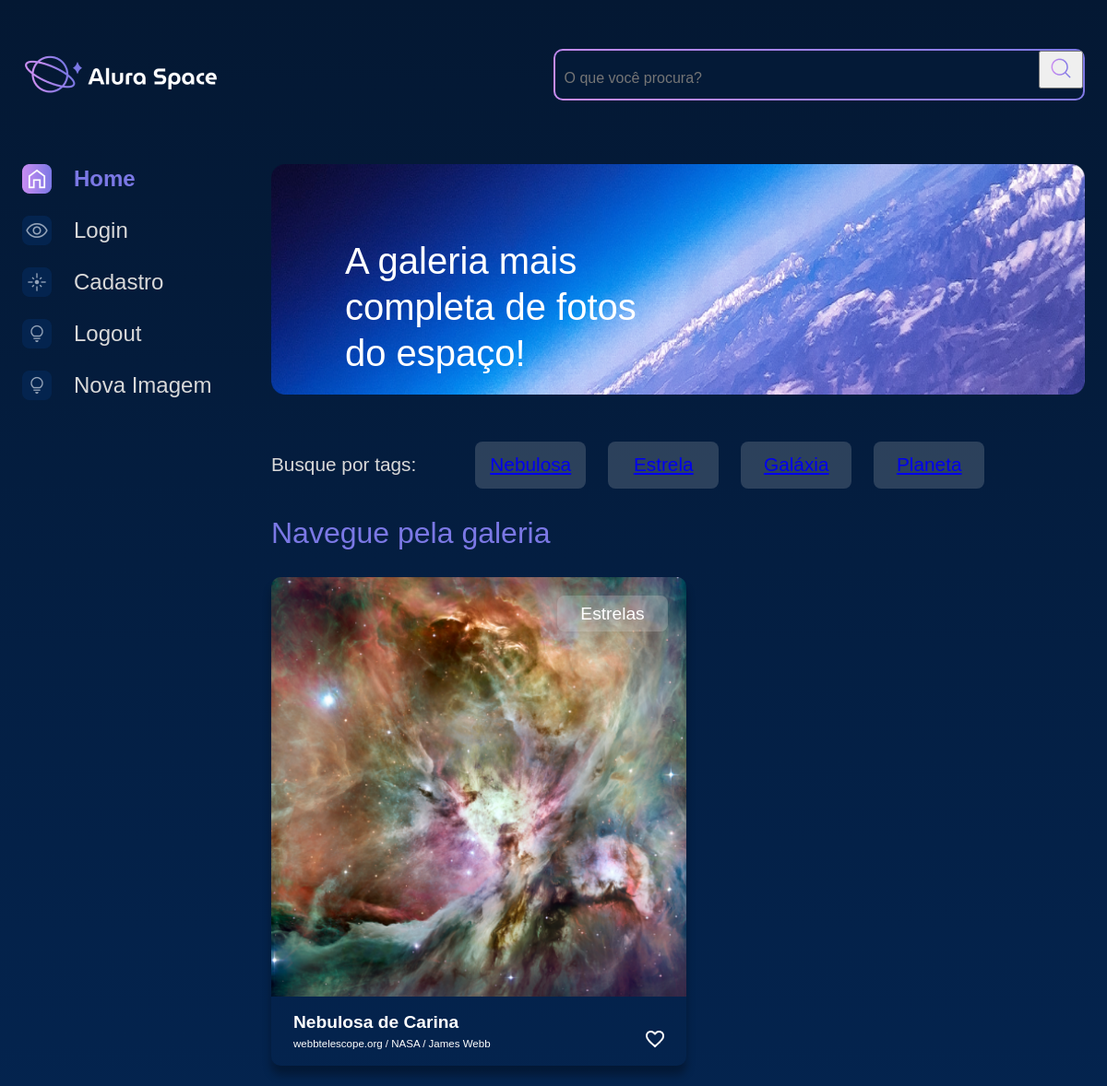
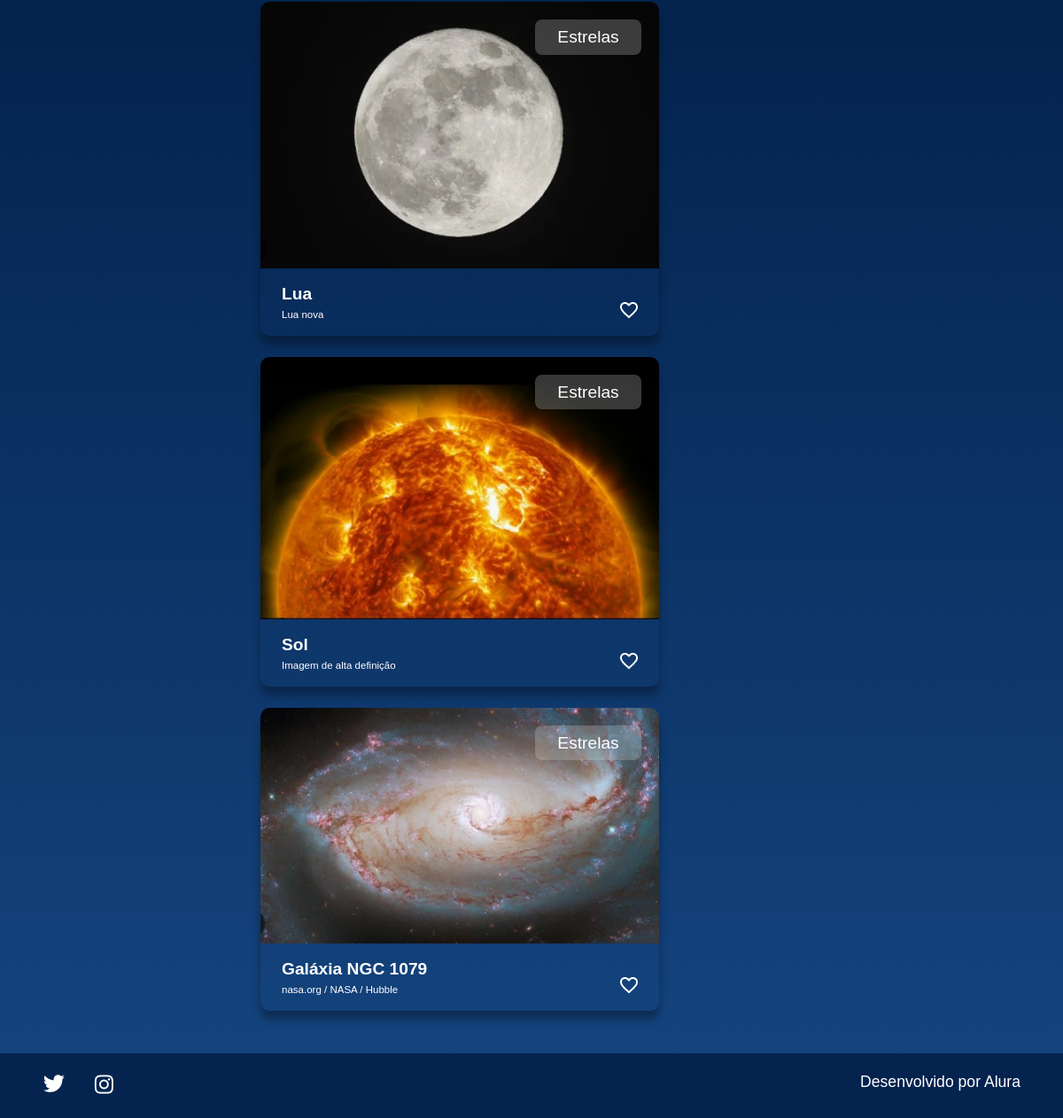
The app's page / (signed in) with its own data (2 pictures, top to bottom).
### galeria/models.py (models this page shows, shortened)
class Fotografia(models.Model):
    OPCOES_CATEGORIA= [
        ('GALÁXIA', 'Galáxia'),
        ('NEBULOSA', 'Nebulosa'),
        ('ESTRELA', 'Estrela'),
        ('PLANETA', 'Planeta'),
    ]
    nome = models.CharField(max_length=100, null=False, blank=False)
    legenda = models.CharField(max_length=150, null=False, blank=False)
    categoria = models.CharField(max_length=100,choices = OPCOES_CATEGORIA,default='')
    descricao = models.TextField(null=False, blank=False)
    foto = models.ImageField(upload_to='fotos/%Y/%m/%d/', blank=True)
    publicada = models.BooleanField(default=True)
    data_fotografia = models.DateTimeField(default=datetime.now,null=False, blank=False)
    usuario = models.ForeignKey(to = User, on_delete=models.SET_NULL, null=True, blank=True, related_name="user")

### galeria/views.py (the view)
# urls.py: path('', index, name = 'index'),
def index(request):
    if not request.user.is_authenticated:
        messages.error(request, "Você precisa estar logado para acessar essa página.")
        return redirect('login')
    fotografias = Fotografia.objects.order_by("data_fotografia").filter(publicada=True)
    return render(request, 'galeria/index.html', {"cards": fotografias})

### galeria/templates/galeria/index.html
{% extends "galeria/base.html" %}
{% load static %}
{%block content %}
            <section class="conteudo">
                <section class="banner">
                    <img class="banner__imagem" src="{% static '/assets/imagens/Banner(2).png'%}" alt="banner Alura Space">
                    <h1 class="banner__titulo"> A galeria mais completa de fotos do espaço!</h1>
                </section>
                <section class="tags">
                    <p class="tags__titulo">Busque por tags:</p>
                    <ul class="tags__lista">
                        <li class="tags__tag"><a href ={% url 'filtro' 'NEBULOSA' %} class="btn" style ="color": #C9C9C9>Nebulosa</a></li>
                        <li class="tags__tag"><a href ={% url 'filtro' 'ESTRELA' %} class="btn" style ="color": #C9C9C9 >Estrela</a></li>
                        <li class="tags__tag"><a href ={% url 'filtro' 'GALÁXIA' %} class="btn" style ="color": #C9C9C9 >Galáxia</a></li>
                        <li class="tags__tag"><a href ={% url 'filtro' 'PLANETA' %} class="btn" style ="color": #C9C9C9 >Planeta</a></li>
                    </ul>
                </section>
                <section class="galeria">
                    <div class="cards">
                        <h2 class="cards__titulo">Navegue pela galeria</h2>
                        <ul class="cards__lista">
                            {% if cards %}
                            {% for fotografia in cards %}
                            <li class="card">
                                <a href="{% url 'imagem' fotografia.id %}">
                                    {% if fotografia.foto == '' or fotografia.foto == null %}
                                        <img class="card__imagem" src="{% static '/assets/imagens/galeria/not_found.png'%}" alt="foto">
                                    {% else%}
                                        <img class="card__imagem" src="{{fotografia.foto.url}}" alt="foto">
                                    {% endif %}
                                </a>
                               <span class="card__tag">Estrelas</span>
                               <div class="card__info">
                                   <p class="card__titulo">{{fotografia.nome}}</p>
                                   <div class="card__texto">
                                       <p class="card__descricao">{{fotografia.legenda}}</p>
                                       <span>
                                            <img src="{% static '/assets/ícones/1x/favorite_outline.png'%}" alt="ícone de coração">
                                        </span>
                                    </div>
                                </div>
                            </li>
                            {% endfor %}
                            {% else %}
                            <div class="imagem-nao-encontrada">
                                <h2>Nenhuma imagem encontrada</h2>
                            </div>
                            {% endif %}
                        </ul>
                    </div>
                </section>
            </section>
        </main>
    </div>
    {% endblock%}

### galeria/templates/galeria/base.html (shortened to what this page needs)
{% load static %}
<!DOCTYPE html>
<html lang="pt-br">
<head>
    <link rel="stylesheet" href="{% static 'styles/style.css' %}">
<body>
    {% include 'partials/_menu.html' %}
    {% block content %}
    {% endblock %}
    {% include 'partials/_footer.html' %}
</body>
</html>

### galeria/templates/partials/_menu.html (shortened to what this page needs)
{% load static %}
<div class="pagina-inicial">
    <header class="cabecalho">
        <img src="{% static '/assets/logo/Logo(2).png' %}" alt="Logo da Alura Space" />
        <div class="cabecalho__busca">
            <div class="busca__fundo">
                <form action ="{% url 'buscar'%}">
                    <input class="busca__input" type="text" name ="buscar" placeholder="O que você procura?">
                    <button type='submit'>
                        <img class="busca__icone" src="{% static '/assets/ícones/1x/search.png' %}" alt="ícone de search">
                    </button>
                </form>
            </div>
        </div>
    </header>
    <main class="principal">
        <section class="menu-lateral">
            <nav class="menu-lateral__navegacao">
                <a href="{% url 'index' %}"><img src="{% static '/assets/ícones/1x/Home - ativo.png' %}"> Home</a>
                <a href="{% url 'login' %}"><img src="{% static '/assets/ícones/1x/Mais vistas - inativo.png' %}"> Login</a>
                <a href="{% url 'cadastro' %}"><img src="{% static '/assets/ícones/1x/Novas - inativo.png' %}"> Cadastro</a>
                <a href="{% url 'logout' %}"><img src="{% static '/assets/ícones/1x/Surpreenda-me - inativo.png' %}"> Logout</a>
                <a href="{% url 'nova_imagem' %}"><img src="{% static '/assets/ícones/1x/Surpreenda-me - inativo.png' %}"> Nova Imagem</a>
            </nav>
        </section>

### galeria/templates/partials/_footer.html
{% load static %}
<footer class="rodape">
    <div class="rodape__icones">
        <a href="https://twitter.com/AluraOnline" target=”_blank” >
            <img src="{% static '/assets/ícones/1x/twitter.png'%}" alt="ícone twitter">
        </a>
        <a href="https://www.instagram.com/aluraonline/" target=”_blank” >
            <img src="{% static '/assets/ícones/1x/instagram.png'%}" alt="ícone instagram">
        </a>
    </div>
    <p class="rodape__texto">Desenvolvido por Alura</p>
</footer>

### setup/static/styles/style.css (style rules this page uses)
html, body, div, span, applet, object, iframe, h1, h2, h3, h4, h5, h6, p, blockquote, pre, a, abbr, acronym, address, big, cite, code, del, dfn, em, img, ins, kbd, q, s, samp, small, strike, strong, sub, sup, tt, var, b, u, i, center, dl, dt, dd, ol, ul, li, fieldset, form, label, legend, table, caption, tbody, tfoot, thead, tr, th, td, article, aside, canvas, details, embed, figure, figcaption, footer, header, hgroup, menu, nav, output, ruby, section, summary, time, mark, audio, video { margin: 0; padding: 0; border: 0; font-size: 100%; font: inherit; vertical-align: baseline; }
article, aside, details, figcaption, figure, footer, header, hgroup, menu, nav, section { display: block; }
body { line-height: 1; font-family: 'Space Grotesk', sans-serif; min-height: 100vh; background: linear-gradient(#041833,#04244F,#154580); background-repeat: no-repeat; background-position: center; background-size: cover; }
ol, ul { list-style: none; }
.banner { width: auto; position: relative; margin-bottom: 1.5rem; }
.banner__imagem { width: 100%; }
.banner__titulo { color: #FFFFFF; font-size: 40px; width: 350px; line-height: 50px; position: absolute; top: 80px; left: 80px; }
.cabecalho { align-items: center; display: flex; justify-content: space-between; margin: 1.5rem 0 4rem 0; }
.cabecalho__busca { align-items: center; border-radius: 10px; background: linear-gradient(45deg, #C98CF1,#7B78E5); display: flex; height: auto; justify-content: space-between; padding: 2px; width: auto; }
.busca__fundo { align-items: center; background-color: #041A37; border-radius: 8px; display: flex; margin: 0 auto; width: 100%; }
.busca__input { align-items: center; background-color: transparent; border: none; font-size: 1rem; height: 24px; padding: 10px; width: 500px; }
.busca__icone { cursor: pointer; width: 2rem; height: 2rem; }
.cards { width: 100%; }
.cards__titulo { color: #7B78E5; font-size: 2rem; line-height: 3rem; margin-bottom: 1.5rem; }
.cards__lista { display: flex; flex-wrap: wrap; justify-content: space-between; align-content: space-between; }
.card { border-radius: 10px; box-shadow: 0px 10px 10px #00000050; color: #FFFFFF; margin-bottom: 1.5rem; position: relative; width: 450px; }
.card__imagem { width: 450px; border-radius: 10px 10px 0 0; }
.card__tag { background-color: #D9D9D940; border-radius: 8px; border: 2px solid transparent; font-size: 1.2rem; left: 310px; margin-right: 1.5rem; padding: .5rem .5rem; position: absolute; text-align: center; top: 20px; width: 100px; }
.card__info { font-size: 1.2rem; padding: 0 1.5rem 1rem 1.5rem; }
.card__titulo { font-weight: bold; line-height: 1.2rem; margin-top: 0.8em; }
.card__texto { display: flex; justify-content: space-between; flex-wrap: wrap; }
.card__texto img { cursor: pointer; }
.card__descricao { font-size: 0.6em; margin-top: 0.8em; }
.galeria { display: flex; width: 100%; }
.menu-lateral { padding-right: 1.5rem; box-sizing: border-box; min-width: 270px; }
.menu-lateral__navegacao { display: flex; flex-direction: column; }
.menu-lateral__navegacao a { font-family: 'Space Grotesk', sans-serif; align-items: center; display: flex; margin-bottom: 1.5rem; text-decoration: none; color: #D9D9D9; font-size: 24px; }
.menu-lateral__navegacao a:first-child { font-weight: bold; color: #7B78E5; }
.menu-lateral__navegacao img { margin-right: 1.5rem; }
.pagina-inicial { max-width: 1440px; padding: 1.5rem; margin: 0 auto; }
.principal { display: flex; justify-content: space-between; }
.rodape { background-color: #04244F; width: 100%; padding: 1.5rem 3rem; box-sizing: border-box; display: flex; justify-content: space-between; color: #FFFFFF; }
.rodape__icones { width: 80px; display: flex; justify-content: space-between; }
.rodape__texto { font-size: 1.1rem; }
.tags { padding: 1.5rem 0; display: flex; align-items: center; color: #D9D9D9; font-size: 1.3rem; }
.tags__titulo { margin-right: 4rem; }
.tags__lista { display: flex; }
.tags__tag { background-color: #D9D9D930; margin-right: 1.5rem; border-radius: 8px; padding: .8rem .5rem; width: 100px; text-align: center; border: 2px solid transparent; }

### records on screen
Fotografia: foto (picture), nome "Nebulosa de Carina", legenda "webbtelescope.org / NASA / James Webb"
Fotografia: foto (picture), nome "Lua", legenda "Lua nova"
Fotografia: foto (picture), nome "Sol", legenda "Imagem de alta definição"
Fotografia: foto (picture), nome "Galáxia NGC 1079", legenda "nasa.org / NASA / Hubble"
